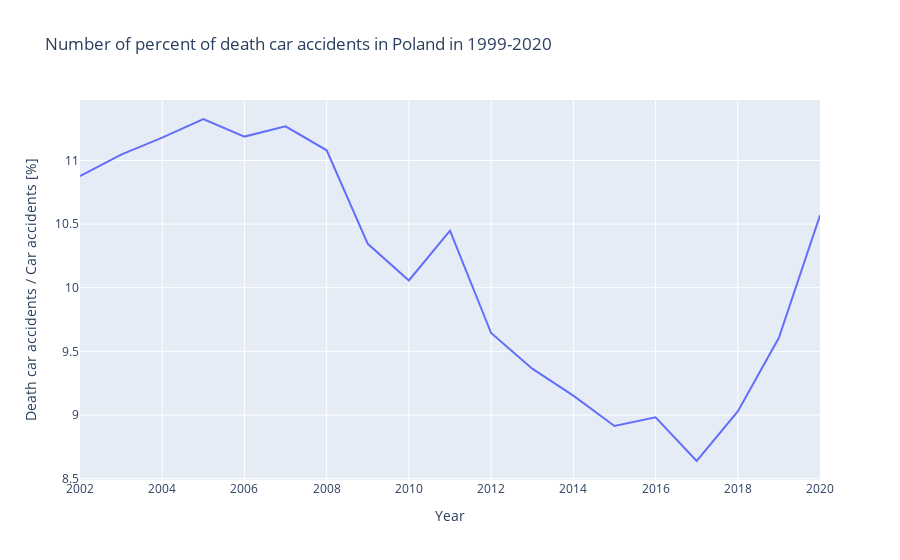

The notebook cell this image was saved under:
### Code cell
death_percent = px.line(car_acc_join,x='Rok',y='death_percent [%]',title = 'Number of percent of death car accidents in Poland in 1999-2020', labels={'Rok':'Year', 'death_percent [%]':'Death car accidents / Car accidents [%]'})
death_percent.write_html('death_percent.html')
death_percent.show()

### Figure 1 — Plotly figure (JSON) as saved in the notebook; plotly's stock layout.template omitted (floating-point values rounded to 4 significant figures)
{"data": [{"hovertemplate": "Year=%{x}<br>Death car accidents / Car accidents [%]=%{y}<extra></extra>", "legendgroup": "", "line": {"color": "#636efa", "dash": "solid"}, "marker": {"symbol": "circle"}, "mode": "lines", "name": "", "orientation": "v", "showlegend": false, "type": "scatter", "x": [2002, 2003, 2004, 2005, 2006, 2007, 2008, 2009, 2010, 2011, 2012, 2013, 2014, 2015, 2016, 2017, 2018, 2019, 2020], "xaxis": "x", "y": [10.88, 11.05, 11.18, 11.33, 11.19, 11.27, 11.08, 10.34, 10.06, 10.45, 9.644, 9.364, 9.152, 8.913, 8.982, 8.639, 9.028, 9.606, 10.57], "yaxis": "y"}], "layout": {"legend": {"tracegroupgap": 0}, "title": {"text": "Number of percent of death car accidents in Poland in 1999-2020"}, "xaxis": {"anchor": "y", "domain": [0, 1], "title": {"text": "Year"}}, "yaxis": {"anchor": "x", "domain": [0, 1], "title": {"text": "Death car accidents / Car accidents [%]"}}}}
